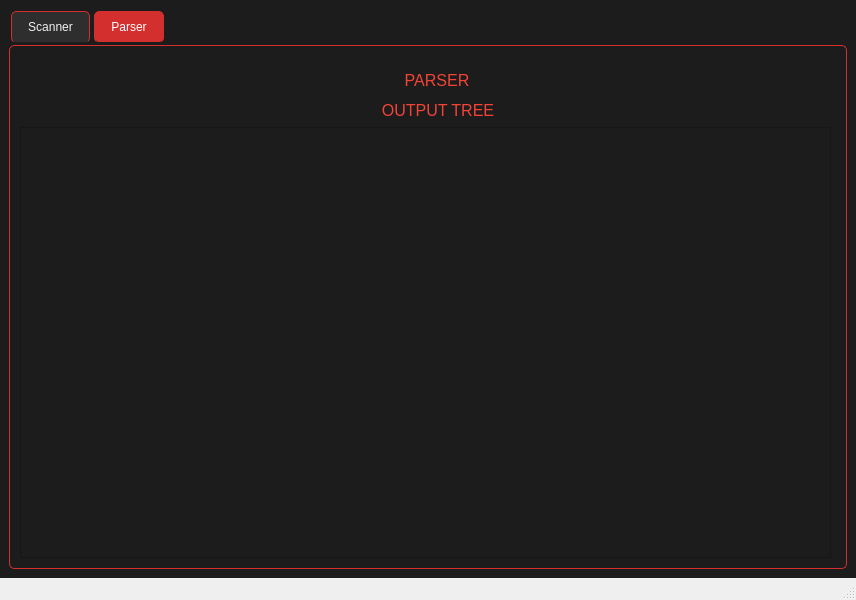
<?xml version="1.0" encoding="UTF-8"?>
<ui version="4.0">
 <class>MainWindow</class>
 <widget class="QMainWindow" name="MainWindow">
  <property name="geometry">
   <rect>
    <x>0</x>
    <y>0</y>
    <width>856</width>
    <height>600</height>
   </rect>
  </property>
  <property name="minimumSize">
   <size>
    <width>0</width>
    <height>0</height>
   </size>
  </property>
  <property name="windowTitle">
   <string>COMPILER_FIRST_STAGE</string>
  </property>
  <property name="autoFillBackground">
   <bool>false</bool>
  </property>
  <property name="styleSheet">
   <string notr="true"/>
  </property>
  <widget class="QWidget" name="centralwidget">
   <property name="styleSheet">
    <string notr="true">background-color: #1c1c1c; /* Dark gray background */</string>
   </property>
   <layout class="QGridLayout" name="gridLayout">
    <item row="0" column="1">
     <widget class="QTabWidget" name="tabWidget">
      <property name="styleSheet">
       <string notr="true">/* Apply to the entire application */
QWidget {
    background-color: #1c1c1c; /* Dark gray background */
    color: #f0f0f0; /* Light text color */

}

/* Apply to labels */
QLabel {
    color: #f44336; /* Bright red text color */
    font-size: 16px; /* Adjusted font size for labels */
    padding: 5px; /* Add padding for labels */
}

/* Apply to buttons */
QPushButton {
    background-color: #d32f2f; /* Bright red background */
    border: none; /* No border */
    color: #ffffff; /* White text color */
    padding: 10px 20px; /* Padding inside the button */
    border-radius: 5px; /* Rounded corners */
    font-size: 14px; /* Adjust font size */
    margin: 5px; /* Margin around buttons */
    transition: background-color 0.3s ease; /* Smooth transition */
}

QPushButton:hover {
    background-color: #e53935; /* Slightly brighter red on hover */
}

QPushButton:pressed {
    background-color: #b71c1c; /* Darker red when pressed */
}

/* Apply to form frame */
QFrame#formFrame {
    background-color: #2e2e2e; /* Slightly lighter gray for formFrame */
    border: 2px solid #d32f2f; /* Bright red border */
    border-radius: 10px; /* Rounded corners */
    padding: 15px; /* Padding inside the frame */
    margin: 10px; /* Margin around frame */
}

/* Apply to tab widget */
QTabWidget::pane {
    border: 1px solid #d32f2f; /* Bright red border around tab pane */
    background-color: #1c1c1c; /* Dark background for tab pane */
    border-radius: 5px; /* Rounded corners */
    padding: 10px; /* Padding inside the tab pane */
}


QTabBar::tab {
    background: #2e2e2e; /* Dark gray background for tabs */
    color: #f0f0f0; /* Light text color */
    border: 1px solid #d32f2f; /* Bright red border */
    border-bottom-color: #1c1c1c; /* Same as pane background to blend */
    border-radius: 5px 5px 0 0; /* Rounded top corners */
    padding: 8px 16px; /* Padding inside tabs */
    margin: 2px; /* Margin between tabs */
}

QTabBar::tab:selected {
    background: #d32f2f; /* Bright red background for selected tab */
    color: #ffffff; /* White text color for selected tab */
}

QTabBar::tab:hover {
    background: #e53935; /* Slightly brighter red on hover */
}

/* Optional: Style for QLineEdit, QComboBox, etc. */
QLineEdit, QComboBox {
    background-color: #3e3e3e; /* Dark gray background */
    border: 1px solid #d32f2f; /* Bright red border */
    border-radius: 5px; /* Rounded corners */
    color: #f0f0f0; /* Light text color */
    padding: 5px; /* Padding inside the input */
}
</string>
      </property>
      <property name="currentIndex">
       <number>1</number>
      </property>
      <widget class="QWidget" name="tab">
       <attribute name="title">
        <string>Scanner</string>
       </attribute>
       <layout class="QGridLayout" name="gridLayout_3">
        <item row="2" column="1">
         <widget class="QLabel" name="label_3">
          <property name="maximumSize">
           <size>
            <width>16777215</width>
            <height>60</height>
           </size>
          </property>
          <property name="font">
           <font>
            <pointsize>-1</pointsize>
           </font>
          </property>
          <property name="text">
           <string>OUTPUT</string>
          </property>
          <property name="alignment">
           <set>Qt::AlignCenter</set>
          </property>
         </widget>
        </item>
        <item row="3" column="0">
         <widget class="QTextEdit" name="input"/>
        </item>
        <item row="2" column="0">
         <widget class="QLabel" name="label_2">
          <property name="maximumSize">
           <size>
            <width>16777215</width>
            <height>60</height>
           </size>
          </property>
          <property name="font">
           <font>
            <pointsize>-1</pointsize>
           </font>
          </property>
          <property name="text">
           <string>INPUT</string>
          </property>
          <property name="alignment">
           <set>Qt::AlignCenter</set>
          </property>
         </widget>
        </item>
        <item row="5" column="0" colspan="2">
         <widget class="QFrame" name="formFrame">
          <property name="maximumSize">
           <size>
            <width>16777215</width>
            <height>165</height>
           </size>
          </property>
          <property name="styleSheet">
           <string notr="true">background-color: rgba( 0, 0, 0, 75% );
    border-radius: 10px;</string>
          </property>
          <layout class="QGridLayout" name="gridLayout_2">
           <item row="0" column="1" colspan="2">
            <widget class="QLabel" name="Browseline">
             <property name="text">
              <string/>
             </property>
            </widget>
           </item>
           <item row="0" column="3">
            <widget class="QPushButton" name="Browse">
             <property name="text">
              <string>Browse</string>
             </property>
            </widget>
           </item>
           <item row="1" column="1" colspan="3">
            <layout class="QHBoxLayout" name="horizontalLayout_2">
             <item>
              <spacer name="horizontalSpacer">
               <property name="orientation">
                <enum>Qt::Horizontal</enum>
               </property>
               <property name="sizeHint" stdset="0">
                <size>
                 <width>40</width>
                 <height>40</height>
                </size>
               </property>
              </spacer>
             </item>
             <item>
              <widget class="QPushButton" name="scan">
               <property name="styleSheet">
                <string notr="true"> background-color: white;
    border-style: outset;
    border-width: 2px;
    border-radius: 10px;
    border-color: beige;
    font: bold 14px;
    min-width: 10em;
    padding: 6px;
color:black;</string>
               </property>
               <property name="text">
                <string>SCAN</string>
               </property>
               <property name="autoDefault">
                <bool>false</bool>
               </property>
               <property name="default">
                <bool>false</bool>
               </property>
               <property name="flat">
                <bool>false</bool>
               </property>
              </widget>
             </item>
             <item>
              <spacer name="horizontalSpacer_2">
               <property name="orientation">
                <enum>Qt::Horizontal</enum>
               </property>
               <property name="sizeHint" stdset="0">
                <size>
                 <width>40</width>
                 <height>20</height>
                </size>
               </property>
              </spacer>
             </item>
            </layout>
           </item>
          </layout>
         </widget>
        </item>
        <item row="3" column="1">
         <widget class="QTextBrowser" name="output">
          <property name="minimumSize">
           <size>
            <width>0</width>
            <height>250</height>
           </size>
          </property>
          <property name="maximumSize">
           <size>
            <width>16777215</width>
            <height>16777215</height>
           </size>
          </property>
         </widget>
        </item>
        <item row="1" column="0" colspan="2">
         <widget class="QLabel" name="label">
          <property name="maximumSize">
           <size>
            <width>16777215</width>
            <height>60</height>
           </size>
          </property>
          <property name="font">
           <font>
            <pointsize>-1</pointsize>
           </font>
          </property>
          <property name="text">
           <string>SCANNER</string>
          </property>
          <property name="alignment">
           <set>Qt::AlignCenter</set>
          </property>
         </widget>
        </item>
       </layout>
      </widget>
      <widget class="QWidget" name="Parser">
       <attribute name="title">
        <string>Parser</string>
       </attribute>
       <widget class="QLabel" name="label_10">
        <property name="geometry">
         <rect>
          <x>220</x>
          <y>40</y>
          <width>396</width>
          <height>29</height>
         </rect>
        </property>
        <property name="maximumSize">
         <size>
          <width>16777215</width>
          <height>60</height>
         </size>
        </property>
        <property name="font">
         <font>
          <pointsize>-1</pointsize>
         </font>
        </property>
        <property name="text">
         <string>OUTPUT TREE</string>
        </property>
        <property name="alignment">
         <set>Qt::AlignCenter</set>
        </property>
       </widget>
       <widget class="QLabel" name="label_12">
        <property name="geometry">
         <rect>
          <x>18</x>
          <y>10</y>
          <width>798</width>
          <height>29</height>
         </rect>
        </property>
        <property name="maximumSize">
         <size>
          <width>16777215</width>
          <height>60</height>
         </size>
        </property>
        <property name="font">
         <font>
          <pointsize>-1</pointsize>
         </font>
        </property>
        <property name="text">
         <string>PARSER</string>
        </property>
        <property name="alignment">
         <set>Qt::AlignCenter</set>
        </property>
       </widget>
       <widget class="QGraphicsView" name="graphicsView">
        <property name="geometry">
         <rect>
          <x>0</x>
          <y>71</y>
          <width>811</width>
          <height>431</height>
         </rect>
        </property>
       </widget>
      </widget>
     </widget>
    </item>
   </layout>
  </widget>
  <widget class="QStatusBar" name="statusbar"/>
 </widget>
 <resources/>
 <connections/>
</ui>
